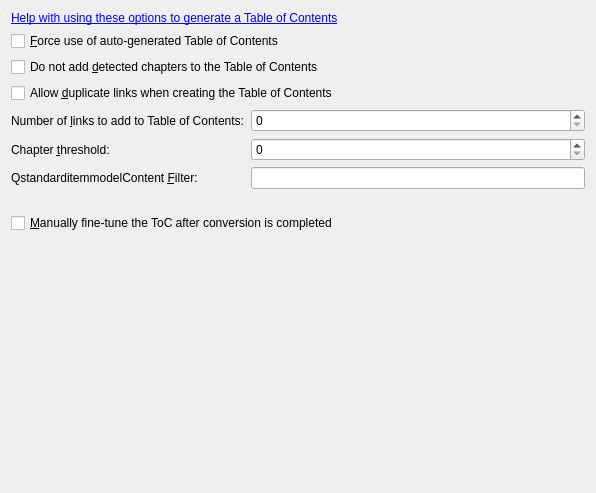
<?xml version="1.0" encoding="UTF-8"?>
<ui version="4.0">
 <class>Form</class>
 <widget class="QWidget" name="Form">
  <property name="geometry">
   <rect>
    <x>0</x>
    <y>0</y>
    <width>596</width>
    <height>493</height>
   </rect>
  </property>
  <property name="windowTitle">
   <string>Form</string>
  </property>
  <layout class="QGridLayout" name="gridLayout">
   <item row="7" column="1">
    <widget class="QSpinBox" name="opt_toc_threshold">
     <property name="maximum">
      <number>10000</number>
     </property>
    </widget>
   </item>
   <item row="1" column="0" colspan="2">
    <widget class="QCheckBox" name="opt_use_auto_toc">
     <property name="text">
      <string>&amp;Force use of auto-generated Table of Contents</string>
     </property>
    </widget>
   </item>
   <item row="2" column="0" colspan="2">
    <widget class="QCheckBox" name="opt_no_chapters_in_toc">
     <property name="text">
      <string>Do not add &amp;detected chapters to the Table of Contents</string>
     </property>
    </widget>
   </item>
   <item row="6" column="0">
    <widget class="QLabel" name="label_10">
     <property name="text">
      <string>Number of &amp;links to add to Table of Contents:</string>
     </property>
     <property name="buddy">
      <cstring>opt_max_toc_links</cstring>
     </property>
    </widget>
   </item>
   <item row="8" column="0">
    <widget class="QLabel" name="label">
     <property name="text">
      <string>QstandarditemmodelContent &amp;Filter:</string>
     </property>
     <property name="buddy">
      <cstring>opt_toc_filter</cstring>
     </property>
    </widget>
   </item>
   <item row="11" column="0" colspan="2">
    <widget class="XPathEdit" name="opt_level3_toc" native="true"/>
   </item>
   <item row="6" column="1">
    <widget class="QSpinBox" name="opt_max_toc_links">
     <property name="maximum">
      <number>10000</number>
     </property>
    </widget>
   </item>
   <item row="7" column="0">
    <widget class="QLabel" name="label_16">
     <property name="text">
      <string>Chapter &amp;threshold:</string>
     </property>
     <property name="buddy">
      <cstring>opt_toc_threshold</cstring>
     </property>
    </widget>
   </item>
   <item row="13" column="0">
    <spacer name="verticalSpacer">
     <property name="orientation">
      <enum>Qt::Vertical</enum>
     </property>
     <property name="sizeHint" stdset="0">
      <size>
       <width>20</width>
       <height>40</height>
      </size>
     </property>
    </spacer>
   </item>
   <item row="3" column="0" colspan="2">
    <widget class="QCheckBox" name="opt_duplicate_links_in_toc">
     <property name="text">
      <string>Allow &amp;duplicate links when creating the Table of Contents</string>
     </property>
    </widget>
   </item>
   <item row="10" column="0" colspan="2">
    <widget class="XPathEdit" name="opt_level2_toc" native="true"/>
   </item>
   <item row="8" column="1">
    <widget class="QLineEdit" name="opt_toc_filter"/>
   </item>
   <item row="9" column="0" colspan="2">
    <widget class="XPathEdit" name="opt_level1_toc" native="true"/>
   </item>
   <item row="0" column="0" colspan="2">
    <widget class="QLabel" name="help_label">
     <property name="text">
      <string>&lt;a href=&quot;%s&quot;&gt;Help with using these options to generate a Table of Contents&lt;/a&gt;</string>
     </property>
     <property name="wordWrap">
      <bool>true</bool>
     </property>
     <property name="openExternalLinks">
      <bool>true</bool>
     </property>
    </widget>
   </item>
   <item row="12" column="0" colspan="2">
    <widget class="QCheckBox" name="manually_fine_tune_toc">
     <property name="toolTip">
      <string>This option will cause calibre to popup the Table of Contents Editor tool,
 which will allow you to manually edit the Table of Contents, to fix any errors
 caused by automatic generation.</string>
     </property>
     <property name="text">
      <string>&amp;Manually fine-tune the ToC after conversion is completed</string>
     </property>
    </widget>
   </item>
  </layout>
 </widget>
 <customwidgets>
  <customwidget>
   <class>XPathEdit</class>
   <extends>QWidget</extends>
   <header>calibre/gui2/convert/xpath_wizard.h</header>
   <container>1</container>
  </customwidget>
 </customwidgets>
 <resources/>
 <connections/>
</ui>
